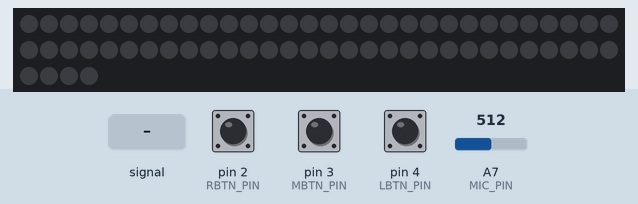
Recording of a sketch running on a simulated Arduino Nano, built with avr-gcc and run on an emulated ATmega328P. Parts: 64 RGB LEDs in strip order, left to right, continuing on the next row. Inputs (shaded band) come from the test bench; at power-on: A7 (MIC_PIN) = 512, pin 3 (MBTN_PIN) HIGH, pin 2 (RBTN_PIN) HIGH, pin 4 (LBTN_PIN) HIGH. Dim RGB values are drawn brighter than linear.

Above: at 1.2 s.
1.3 s: A7 (MIC_PIN) fed a 200 Hz sine of ±255 counts around its level
At 1.68 s:
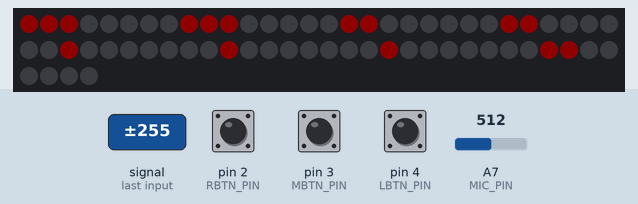
3.5 s: A7 (MIC_PIN) set to 716
At 5.8 s:
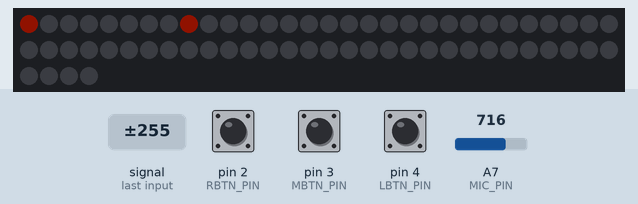
6.2 s: A7 (MIC_PIN) set to 900
At 7.5 s:
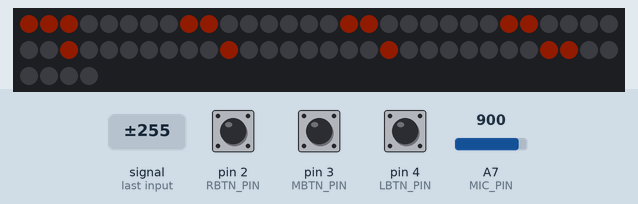
7.8 s: pin 3 (MBTN_PIN) pulled LOW for 0.15 s
At 8.4 s:
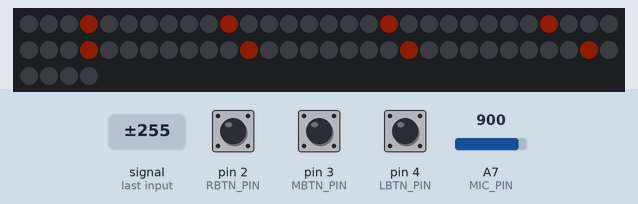

Measured:
- after the input at 1.3 s, the LEDs: first change after 0.14 s (image 1 shows a later state)
- after the input at 6.2 s, the LEDs: first change after 0.15 s (image 3 shows a later state)
- after the input at 7.8 s, the LEDs: change after 0.18 s (image 4)

The sketch:

RGB-Audio-Visualiser.ino
```cpp
#include <string.h>
#include <arduinoFFT.h>
#include <Adafruit_NeoPixel.h>

#define LBTN_PIN 4
#define MBTN_PIN 3
#define RBTN_PIN 2

#define MIC_PIN A7
arduinoFFT FFT = arduinoFFT();

#define LED_PIN 10
#define LED_COUNT 64
Adafruit_NeoPixel pixels(LED_COUNT, LED_PIN, NEO_GRB + NEO_KHZ800);

// Button Press State Variables
int buttonStateLeft = 1;      // Button states for the "Left" command
int lastButtonStateLeft = 1;
int buttonStateMid = 1;       // Button states for the "Mid" command
int lastButtonStateMid = 1;
int buttonStateRight = 1;     // Button states for the "Right" command
int lastButtonStateRight = 1;

// Lighting Profile Variables
int type = 0;

// Sampling Variables
const int samples = 64;     // Samples must be in powers of 2
double samplingFrequency;

double vReal[samples];      // Real Values
double vImag[samples];      // Imaginary Values
double rawMag[samples];     // Raw Magnitude Values
double rawFreq[samples];    // Raw Frequency Values

// Sampling Frequency Variables
unsigned long startTime;
unsigned long endTime;
unsigned long timeLapsed;

// Set Num of Bands
int band;                   // Assign Frequency to Bands
const int bands = 8;        // Number of Frequency Bands - [128, 256, 512, 1024, 2048, 4096, 8192, 16384]

double finalMag[bands];     // Final Magnitude Values [Average]
int normalisedMag[bands] = {0, 0, 0, 0, 0, 0, 0, 0};   // Normalised Magnitude Values [0~7]

// Set minMag for Each Band - Calibrated Average Minimum Magnitude
double minMag[] = {1350, 707, 492, 403, 357, 292, 251, 390}; // {1256, 646, 450, 376, 328, 281, 246, 375}
int my_cal_result;  // For setting the LED Row Height

// Assign LED Matrix Index
int ledMatrix[8][8] = {
  { 0,  1,  2, 3,  4,  5,  6,  7},
  { 8,  9, 10, 11, 12, 13, 14, 15},
  {16, 17, 18, 19, 20, 21, 22, 23},
  {24, 25, 26, 27, 28, 29, 30, 31},
  {32, 33, 34, 35, 36, 37, 38, 39},
  {40, 41, 42, 43, 44, 45, 46, 47},
  {48, 49, 50, 51, 52, 53, 54, 55},
  {56, 57, 58, 59, 60, 61, 62, 63} };

// Setup RGB Values & Brightness
uint16_t pixelHue;
uint16_t ledMatrixRGB[8][8] = {
  { 0, 0, 0, 0, 0, 0, 0, 0},
  { 0, 0, 0, 0, 0, 0, 0, 0},
  { 0, 0, 0, 0, 0, 0, 0, 0},
  { 0, 0, 0, 0, 0, 0, 0, 0},
  { 0, 0, 0, 0, 0, 0, 0, 0},
  { 0, 0, 0, 0, 0, 0, 0, 0},
  { 0, 0, 0, 0, 0, 0, 0, 0},
  { 0, 0, 0, 0, 0, 0, 0, 0} };

uint8_t ledMatrixBrightness[8][8] = {
  { 0, 0, 0, 0, 0, 0, 0, 0},
  { 0, 0, 0, 0, 0, 0, 0, 0},
  { 0, 0, 0, 0, 0, 0, 0, 0},
  { 0, 0, 0, 0, 0, 0, 0, 0},
  { 0, 0, 0, 0, 0, 0, 0, 0},
  { 0, 0, 0, 0, 0, 0, 0, 0},
  { 0, 0, 0, 0, 0, 0, 0, 0},
  { 0, 0, 0, 0, 0, 0, 0, 0} };

void setup() {
  pinMode(LBTN_PIN, INPUT_PULLUP);
  pinMode(MBTN_PIN, INPUT_PULLUP);
  pinMode(RBTN_PIN, INPUT_PULLUP);
  pinMode(MIC_PIN, INPUT);
  pixels.begin();
  pixels.show();
  // Serial.begin(115200);
}

void loop() {
  getLightingType();              // Get Lighting Type (RGB/Single)
  getRawFreqMag(rawFreq, rawMag); // (output double rawFreq[] as rawFreq, output double vReal[] as rawMag)
  getFinalMag();                  // Get Final Magnitude using Frequency Bands
  getNormalisedMag();             // Get Normalised Magnitude sine there are 8 LEDs
  getColour();                    // Get Colours & Assign LED to Display
  performRGB();                   // Display Colours to Specific LEDs
}

void getRawFreqMag(double* rawFreq, double* vReal) {
  // Measure time lapsed from sampling
  startTime = micros();
  for(int i = 0; i < samples; i++) {
    vReal[i] = analogRead(MIC_PIN); // Sampling real signals from microphone
    vImag[i] = 0.0;                 // Imaginary part must be zeroed in case of looping to avoid wrong calculations and overflows
  }
  endTime = micros();
  timeLapsed = endTime - startTime;
  samplingFrequency = 1e6 * samples / timeLapsed;

  // Calculate rawMag values
  FFT.Windowing(vReal, samples, FFT_WIN_TYP_HANN, FFT_FORWARD);  // Reduce the amplitude of the discontinuities at the boundaries of each signal
  FFT.Compute(vReal, vImag, samples, FFT_FORWARD);               // Compute FFT
  FFT.ComplexToMagnitude(vReal, vImag, samples);                 // Compute magnitudes

  // Calculate rawFreq values
  for(int i = 0; i < samples; i++) {
    rawFreq[i] = ((i * 1.0 * samplingFrequency) / samples);
  }
}

void getFinalMag() {
  // Divide the Raw Frequency into eight groups
  double minFreq = rawFreq[1];
  double maxFreq = rawFreq[samples - 1];
  double divFreq = (maxFreq - minFreq) / bands;

  // Update Sum of Magnitude & Magnitude Count Per Band
  double sumMag[] = {0,0,0,0,0,0,0,0};
  double countMag[] = {0,0,0,0,0,0,0,0};

  // Read Each Sample Frequency & Sum Each Magnitude in Their Respective Band
  for(int i = 1; i < samples; i++) {  //Skip the first frequency as it represents 0hz
    // Each Sample Frequency & Magnitude
    double sampleFreq = rawFreq[i];
    double sampleMag = rawMag[i];

    // Assign each frequency to their bands
    if      (sampleFreq <   divFreq + minFreq) band = 0;
    else if (sampleFreq < 2*divFreq + minFreq) band = 1;
    else if (sampleFreq < 3*divFreq + minFreq) band = 2;
    else if (sampleFreq < 4*divFreq + minFreq) band = 3;
    else if (sampleFreq < 5*divFreq + minFreq) band = 4;
    else if (sampleFreq < 6*divFreq + minFreq) band = 5;
    else if (sampleFreq < 7*divFreq + minFreq) band = 6;
    else                                       band = 7;

    // Sum Each Magnitude in Their Respective Bands & Update Magnitude Count Per Band
    switch(band) {
      case 0:
        sumMag[0] += sampleMag;
        countMag[0]++;
      case 1:
        sumMag[1] += sampleMag;
        countMag[1]++;
      case 2:
        sumMag[2] += sampleMag;
        countMag[2]++;
      case 3:
        sumMag[3] += sampleMag;
        countMag[3]++;
      case 4:
        sumMag[4] += sampleMag;
        countMag[4]++;
      case 5:
        sumMag[5] += sampleMag;
        countMag[5]++;
      case 6:
        sumMag[6] += sampleMag;
        countMag[6]++;
      case 7:
        sumMag[7] += sampleMag;
        countMag[7]++;
    }
  }
  // Find the Final Magnitude (Average) in Each Band
  for(int i = 0; i < bands; i++) {
    if (countMag[i] == 0) finalMag[i] = 0;
    else                  finalMag[i] = sumMag[i]/countMag[i];
  }
}

//Update Normalised Magnitude in Each Band
void getNormalisedMag() {
  for(int i = 0; i < bands; i++) {
    // Use the Fraction of the Difference over the Min Mag Value as the LED Column Height
    my_cal_result = floor(10 * (finalMag[i] - minMag[i]) / finalMag[i]);

    if (my_cal_result > 8) my_cal_result = 8; // Prevent Getting Above the Highest LED Column
    if (my_cal_result < 0) my_cal_result = 0; // Prevent Getting Below the Lowest LED Column

    if (type == 0 || type == 2) normalisedMag[i] = my_cal_result - 1;
    else                        normalisedMag[i] = my_cal_result;
  }
}

void resetLED() {
  memset(ledMatrixBrightness, 0, sizeof(ledMatrixBrightness)); // Zero Brightness on all the LEDs
}

void getLightingType() {
  // Check change in middle button state
  buttonStateMid = digitalRead(MBTN_PIN);
  if (buttonStateMid != lastButtonStateMid && buttonStateMid == 0) {
    type++;
    if (type > 3) type = 0; // 4 Lighting Types
  }
  lastButtonStateMid = buttonStateMid;  // Update Button State
}

// Get RGB Colour and Assign to LED
void getColour() {
  resetLED(); // Clear all the LED

  // RGB Cycle & Single Colour
  if (type == 0 || type == 1) pixelHue += 29;
  else {
    buttonStateLeft = digitalRead(LBTN_PIN);
    buttonStateRight = digitalRead(RBTN_PIN);
    if (buttonStateLeft == 0)  pixelHue -= 269;
    if (buttonStateRight == 0) pixelHue += 269;
  }

  // Find Peak LED in each band
  for(int ledRow = 0; ledRow < bands; ledRow++) {
    // Assign Colour to Peak LED (Highest Per Band)
    int ledCol = normalisedMag[ledRow];

    if (type == 0 || type == 2) {
      for (ledCol; ledCol >= 0; ledCol--) {
        ledMatrixBrightness[ledRow][ledCol] = 16;  // Selected LED Will Light Up
        ledMatrixRGB[ledRow][ledCol] = pixelHue;   // Set LED to Hue Colour Value
      }
    }
    else {
      ledMatrixBrightness[ledRow][ledCol] = 16;
      ledMatrixRGB[ledRow][ledCol] = pixelHue;
    }
  }
}

// Output settings to each of the LEDs
void performRGB() {
  for (int row = 0; row < 8; row++) {
    for (int col = 0; col < 8; col++) {
      // setPixelColor Parameters (LED Index, 16-bit Colour Value)
      // ColorHSV Parameters (Hue, Saturation, Brightness)
      pixels.setPixelColor(ledMatrix[row][col], pixels.ColorHSV(ledMatrixRGB[row][col], 255, ledMatrixBrightness[row][col]));
    }
  }
  pixels.show();  // Update LEDs
}
```
